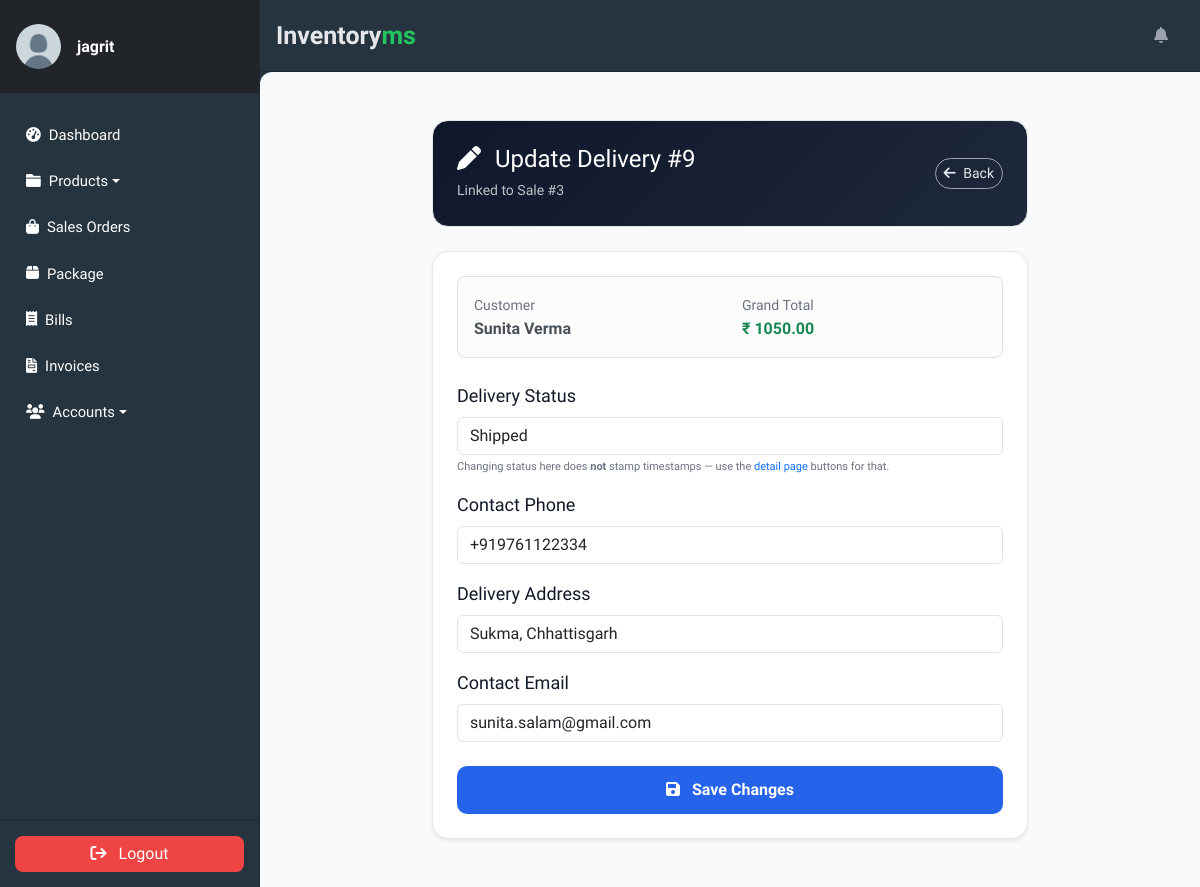
The app's page /delivery/9/update/ (signed in), older data.
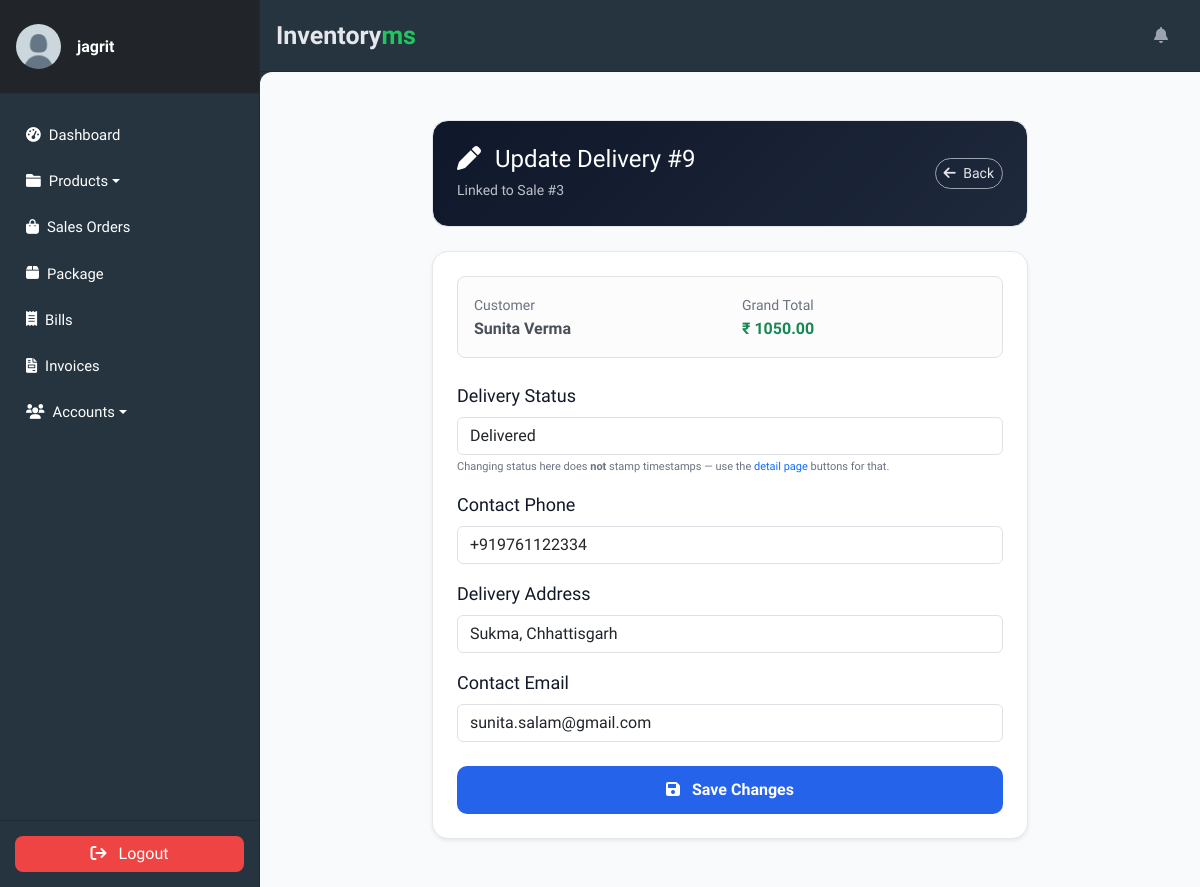
The same page, newer data.
### store/models.py (models this page shows, shortened)
class Delivery(models.Model):
    sale = models.OneToOneField(
        'transactions.Sale',
        on_delete=models.CASCADE,
        null=True, blank=True,
        related_name='delivery',
        help_text="The Sale this delivery fulfils. NULL = manual delivery.",
    )
    status = models.CharField(
        max_length=10,
        choices=DELIVERY_STATUS,
        default='PENDING',
        db_index=True,
    )
    shipped_date = models.DateTimeField(null=True, blank=True)
    delivered_date = models.DateTimeField(null=True, blank=True)
    item = models.ForeignKey(
        Item, blank=True, null=True, on_delete=models.SET_NULL
    )
    invoice = models.ForeignKey(
        'invoice.Invoice', blank=True, null=True,
        on_delete=models.SET_NULL, related_name='deliveries'
    )
    customer = models.ForeignKey(
        'accounts.Customer', blank=True, null=True,
        on_delete=models.SET_NULL, related_name='deliveries'
    )
    customer_name = models.CharField(max_length=60, blank=True, null=True)
    email = models.EmailField(max_length=120, blank=True, null=True)
    phone_number = models.CharField(max_length=15, blank=True, null=True)
    location = models.CharField(max_length=255, blank=True, null=True)
    date = models.DateTimeField(null=True, blank=True)
    is_delivered = models.BooleanField(default=False, verbose_name='Is Delivered')
    class Meta:
        ordering = ['-id']
    _PHONE_RE = re.compile(r'^[6-9]\d{9}$')

### transactions/models.py (models this page shows, shortened)
class Sale(models.Model):
    date_added = models.DateTimeField(
        auto_now_add=True,
        verbose_name="Sale Date"
    )
    customer = models.ForeignKey(
        Customer,
        on_delete=models.DO_NOTHING,
        db_column="customer"
    )
    sub_total = models.DecimalField(
        max_digits=10,
        decimal_places=2,
        default=0.0
    )
    grand_total = models.DecimalField(
        max_digits=10,
        decimal_places=2,
        default=0.0
    )
    tax_amount = models.DecimalField(
        max_digits=10,
        decimal_places=2,
        default=0.0
    )
    tax_percentage = models.FloatField(default=0.0)
    amount_paid = models.DecimalField(
        max_digits=10,
        decimal_places=2,
        default=0.0
    )
    amount_change = models.DecimalField(
        max_digits=10,
        decimal_places=2,
        default=0.0
    )
    class Meta:
        db_table = "sales"
        verbose_name = "Sale"
        verbose_name_plural = "Sales"

### accounts/models.py (models this page shows, shortened)
class Customer(models.Model):
    first_name = models.CharField(max_length=256)
    last_name = models.CharField(max_length=256, blank=True, null=True)
    address = models.TextField(max_length=256, blank=True, null=True)
    email = models.EmailField(max_length=256, blank=True, null=True)
    phone = models.CharField(max_length=30, blank=True, null=True)
    loyalty_points = models.IntegerField(default=0)
    class Meta:
        db_table = 'Customers'
    def __str__(self) -> str:
        return self.get_full_name()
    def get_full_name(self):
        return f"{self.first_name} {self.last_name or ''}".strip()

### store/views.py (the view, shortened to what this page needs)
# urls.py: path('delivery/<int:pk>/update/', DeliveryUpdateView.as_view(), name='delivery-update'),
class DeliveryUpdateView(LoginRequiredMixin, UpdateView):
    model = Delivery
    form_class = DeliveryUpdateForm
    template_name = "store/deliveryupdate.html"

### store/forms.py
class DeliveryUpdateForm(forms.ModelForm):
    class Meta:
        model = Delivery
        fields = ['status', 'phone_number', 'location', 'email']
        widgets = {
            'status': forms.Select(attrs={'class': 'form-control'}),
            'phone_number': forms.TextInput(attrs={
                'class': 'form-control',
                'placeholder': 'e.g. 9876543210',
            }),
            'location': forms.TextInput(attrs={
                'class': 'form-control',
                'placeholder': 'Delivery address',
            }),
            'email': forms.EmailInput(attrs={
                'class': 'form-control',
                'placeholder': 'customer@example.com',
            }),
        }
        labels = {
            'status': 'Delivery Status',
            'phone_number': 'Contact Phone',
            'location': 'Delivery Address',
            'email': 'Contact Email',
        }

### store/templates/store/deliveryupdate.html (shortened to what this page needs)
{% extends "store/base.html" %}
{% load static %}
{% block content %}
<div class="container py-4" style="max-width:620px;">
    <div class="card header-dark rounded-4 p-4 mb-4">
        <div class="d-flex justify-content-between align-items-center flex-wrap gap-3">
            <div>
                <h4 class="text-white mb-1">
                    <i class="fa-solid fa-pen me-2"></i> Update Delivery #{{ object.id }}
                </h4>
                {% if object.sale %}
                <small class="text-light opacity-75">Linked to Sale #{{ object.sale.id }}</small>
                {% endif %}
            </div>
            <a href="{% url 'delivery-detail' object.pk %}" class="btn btn-outline-light btn-sm rounded-pill">
                <i class="fa-solid fa-arrow-left me-1"></i> Back
            </a>
        </div>
    </div>
    <div class="card shadow-sm rounded-4">
        <div class="card-body p-4">
            {% if object.sale %}
            <div class="alert alert-light border rounded-3 mb-4">
                <div class="row text-sm">
                    <div class="col-6">
                        <span class="text-muted small">Customer</span>
                        <div class="fw-semibold">{{ object.sale.customer }}</div>
                    </div>
                    <div class="col-6">
                        <span class="text-muted small">Grand Total</span>
                        <div class="fw-semibold text-success">₹ {{ object.sale.grand_total }}</div>
                    </div>
                </div>
            </div>
            {% endif %}
            <form method="post">
                <div class="mb-3">
                    <label class="form-label fw-medium">
                        {{ form.status.label }}
                    </label>
                    {{ form.status }}
                    <div class="text-muted mt-1" style="font-size:11px;">
                        Changing status here does <strong>not</strong> stamp timestamps — use the
                        <a href="{% url 'delivery-detail' object.pk %}">detail page</a> buttons for that.
                    </div>
                </div>
                <div class="mb-3">
                    <label class="form-label fw-medium">{{ form.phone_number.label }}</label>
                    {{ form.phone_number }}
                </div>
                <div class="mb-3">
                    <label class="form-label fw-medium">{{ form.location.label }}</label>
                    {{ form.location }}
                </div>
                <div class="mb-4">
                    <label class="form-label fw-medium">{{ form.email.label }}</label>
                    {{ form.email }}
                </div>
                <div class="d-grid">
                    <button type="submit" class="btn save-btn">
                        <i class="fa-solid fa-floppy-disk me-2"></i> Save Changes
                    </button>
                </div>
            </form>
        </div>
    </div>
</div>
{% endblock %}

Row changes from the older to the newer data that the page shows:
changed Delivery "Sukma, Chhattisgarh": status "Shipped" → "Delivered"
